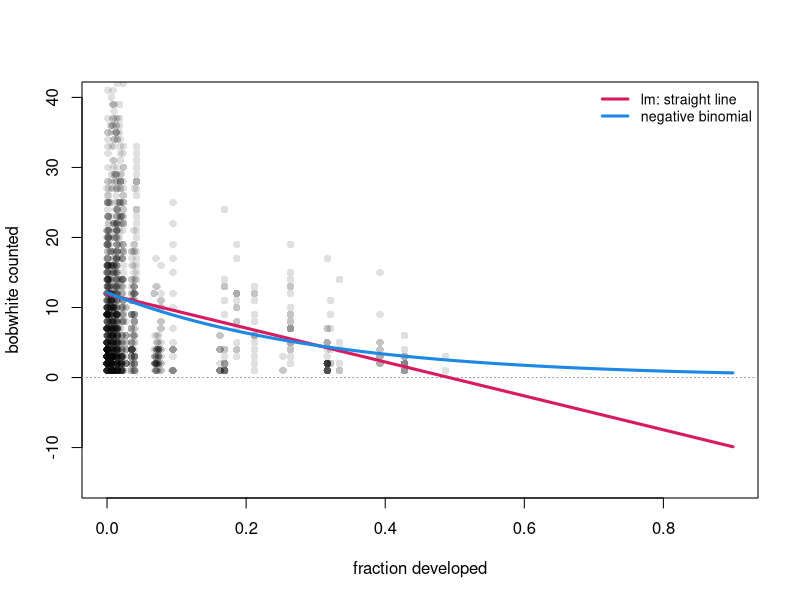

Write R code to recreate this figure.
## ---- chunk 1
#| echo: false
knitr::knit_hooks$set(small_mar = function(before, options, envir) {
  if (before) par(mar = c(3.4, 3.4, 0.6, 0.6), mgp = c(2.1, 0.6, 0))
})
knitr::opts_chunk$set(small_mar = TRUE)

bw <- read.csv("../data/class_examples/bobwhite_counts.csv")
bad_fit <- lm(count ~ frac_built, data = bw)

nb_fit <- optim(par = c(mu0 = 12, b = -3, size = 1.4),
                fn = function(p){
                  mu <- p["mu0"] * exp(p["b"] * bw$frac_built)
                  -sum(dnbinom(bw$count, mu = mu, size = p["size"], log = TRUE))
                },
                method = "L-BFGS-B",
                lower = c(0.1, -20, 0.05), upper = c(100, 20, 50))
## ---- chunk 2
#| echo: false
knitr::kable(round(coef(summary(bad_fit)), 4))
## ---- chunk 3
#| echo: false
knitr::kable(data.frame(
  check = c("predicted count at 50% developed",
            "predicted count at 80% developed",
            "variance / mean",
            "r squared"),
  value = c(round(predict(bad_fit, newdata = data.frame(frac_built = 0.5)), 2),
            round(predict(bad_fit, newdata = data.frame(frac_built = 0.8)), 2),
            round(var(bw$count) / mean(bw$count), 2),
            round(summary(bad_fit)$r.squared, 3))))
## ---- chunk 4
#| echo: false
#| fig-height: 3.1
uu <- seq(0, 0.9, length.out = 200)
plot(bw$frac_built, bw$count, pch = 16, col = rgb(0, 0, 0, 0.12),
     xlim = c(0, 0.9), ylim = c(-15, 40),
     xlab = "fraction developed", ylab = "bobwhite counted")
abline(h = 0, col = "grey60", lty = 3)
lines(uu, coef(bad_fit)[1] + coef(bad_fit)[2] * uu, col = "#D81B60", lwd = 3)
lines(uu, nb_fit$par["mu0"] * exp(nb_fit$par["b"] * uu), col = "#1E88E5", lwd = 3)
legend("topright", c("lm: straight line", "negative binomial"),
       col = c("#D81B60", "#1E88E5"), lwd = 3, bty = "n", cex = 0.85)
